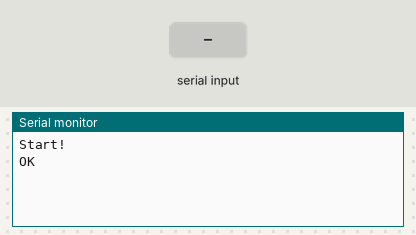
Simulated run of this program. Board: Arduino Nano, built with avr-gcc and run on an emulated ATmega328P. Parts: the last lines printed to the serial monitor. Inputs (shaded band) come from the test bench. The modem accepts every AT command (registered, SIM ready, sends succeed) and sends nothing else.

Above: at 1.2 s.
1.3 s: "1" received over the second serial link
At 2.1 s:
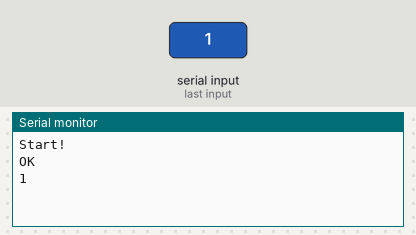
2.8 s: "0" received over the second serial link
At 3.3 s:
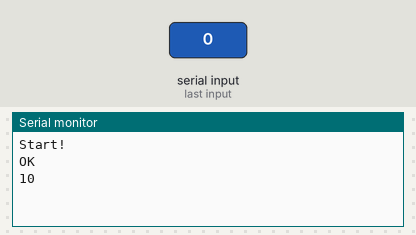

Measured:
- after the input at 1.3 s, the serial monitor: prints a new line at once (image 1)
- after the input at 2.8 s, the serial monitor: prints a new line at once (image 2)

The program:

main.cpp
```cpp
/* http://codius.ru/articles/GSM_модуль_SIM800L_часть_1*/


#include <Arduino.h>

#include <SoftwareSerial.h>
SoftwareSerial SIM800(8, 9);        // 8 - RX Arduino (TX SIM800L), 9 - TX Arduino (RX SIM800L)
void setup() {
  Serial.begin(9600);               // Скорость обмена данными с компьютером
  Serial.println("Start!");
  SIM800.begin(9600);               // Скорость обмена данными с модемом
  SIM800.println("AT");
}

void loop() {
  if (SIM800.available())           // Ожидаем прихода данных (ответа) от модема...
    Serial.write(SIM800.read());    // ...и выводим их в Serial
  if (Serial.available())           // Ожидаем команды по Serial...
    SIM800.write(Serial.read());    // ...и отправляем полученную команду модему
}
/* put function declarations here:
int myFunction(int, int);

void setup() {
  // put your setup code here, to run once:
  int result = myFunction(2, 3);
}

void loop() {
  // put your main code here, to run repeatedly:
}

// put function definitions here:
int myFunction(int x, int y) {
  return x + y;
}*/
```
